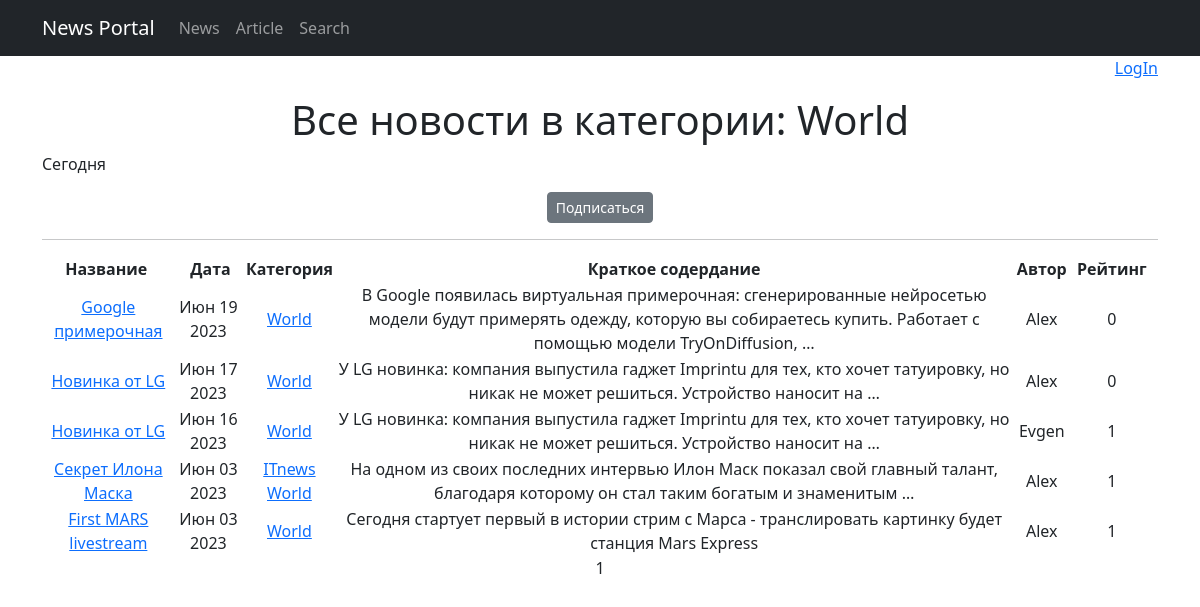
Screenshot of /categories/1 with the database file from the repository.
### news/models.py (models this page shows, shortened)
class Category(models.Model):
    category = models.CharField(max_length=64, unique=True)
    subscribers = models.ManyToManyField(User, blank=True, related_name='categories')
    def __str__(self):
        return self.category

class Post(models.Model):
    postAuthor = models.ForeignKey(Author, on_delete=models.CASCADE)
    NEWS = 'NW'
    ARTICLE = 'AR'
    choose_post = (
        (NEWS, "Новость"),
        (ARTICLE, "Статья")
    )
    postType = models.CharField(max_length=2, choices=choose_post, default=NEWS)
    date_creation = models.DateTimeField(auto_now_add=True)
    postCategory = models.ManyToManyField(Category, through='PostCategory')
    title = models.CharField(max_length=128)
    text = models.TextField()
    rating = models.SmallIntegerField(default=0)
    def get_absolute_url(self):
        return reverse('news_detail', args=[str(self.id)])

class Author(models.Model):
    authorUser = models.OneToOneField(User, on_delete=models.CASCADE)
    rating = models.SmallIntegerField(default=0)

### news/views.py (the view)
# urls.py: path('categories/<int:pk>', Category_List_View.as_view(), name='category_list'),
class Category_List_View(ListView):
    model = Post
    template_name = 'news/category_news.html'
    context_object_name = 'category_news'
    paginate_by = 10
    def get_queryset(self):
        self.category = get_object_or_404(Category, id=self.kwargs['pk'])
        quoryset = Post.objects.filter(postCategory=self.category).order_by('-date_creation')
        return quoryset
    def get_context_data(self, **kwargs):
        context = super().get_context_data(**kwargs)
        context['is_not_subscriber'] = self.request.user not in self.category.subscribers.all()
        context['category'] = self.category
        return context

### templates/news/category_news.html (shortened to what this page needs)
{% extends 'flatpages/default.html' %}
{% load custom_filters %}
{% load custom_tegs %}
{% block content %}
{% if is_author %}
    <p style="text-align: right;">Вы вошли как автор: {{ request.user.username }}</p>
    <p style="text-align: right;"><a href="{% url 'logout' %}">LogOut</a> </p>
{% elif is_authent and not is_author %}
    <p style="text-align: right;">Вы вошли как пользователь: {{ request.user.username }}</p>
    <p style="text-align: right;"><a href="{% url 'logout' %}">LogOut</a> </p>
{% else %}
    <p style="text-align: right;">
    <a href="http://127.0.0.1:8000/accounts/login">LogIn</a>
    </p>
{% endif %}
<h1 xmlns="http://www.w3.org/1999/html">Все новости в категории: {{ category }}</h1>
   <p style="text-align: left;">Сегодня {{ time_now|date:'M d Y' }}</p>
{% if is_not_subscriber %}
<p class="text-center"><a href="{% url 'subscribe' category.id %}" class="btn btn-secondary btn-sm">Подписаться</a></p>
{% else %}
<p class="text-center"><a href="{% url 'unsubscribe' category.id %}" class="btn btn-secondary btn-sm">Oтписаться</a></p>
{% endif %}
   <hr>
    {% if category_news %}
        <table>
            <tr>
                <th>Название&nbsp;</th>
                <th>&nbsp;Дата</th>
                <th>Категория</th>
                <th>&nbsp;Краткое содердание&nbsp;</th>
                <th>&nbsp;Автор&nbsp;</th>
                <th>&nbsp;Рейтинг&nbsp;</th>
            </tr>
            {% for news in category_news|dictsortreversed:'date_creation' %}
            <tr>
                <td><a href="{{ news.get_absolute_url }}">{{ news.title}}</a></td>
                <td>{{ news.date_creation|date:'M d Y' }}</td>
                <td>
                    {% for c in news.postCategory.all %}
                        <a href="{% url 'category_list' category.id %}">{{ c.category }}</a>
                    {% endfor %}
                </td>
                <td>{{ news.text|truncatewords:20 }}</td>
                <td>{{ news.postAuthor.authorUser.username }}</td>
                <td>{{ news.rating }}</td>
                <td><p>&nbsp;</p></td>
            </tr>
            {% endfor %}
        </table>
    {% else %}
       <h2>Новостей нет!</h2>
    {% endif %}
        {{ page_obj.number }}
        <p>&nbsp;</p>
{% endblock content %}

### rows the page displays
Category: category "World"
Post: title "Google примерочная", date_creation "Июн 19 2023", text "В Google появилась виртуальная примерочная: сгенерированные нейросетью модели будут примерять одежду, которую вы собираетесь купить. Работает с помощью модели TryOnDiffusion, …", postAuthor.authorUser.username "Alex", rating "0"
Post: title "Новинка от LG", date_creation "Июн 17 2023", text "У LG новинка: компания выпустила гаджет Imprintu для тех, кто хочет татуировку, но никак не может решиться. Устройство наносит на …", postAuthor.authorUser.username "Alex", rating "0"
Post: title "Новинка от LG", date_creation "Июн 16 2023", text "У LG новинка: компания выпустила гаджет Imprintu для тех, кто хочет татуировку, но никак не может решиться. Устройство наносит на …", postAuthor.authorUser.username "Evgen", rating "1"
Post: title "Секрет Илона Маска", date_creation "Июн 03 2023", text "На одном из своих последних интервью Илон Маск показал свой главный талант, благодаря которому он стал таким богатым и знаменитым …", postAuthor.authorUser.username "Alex", rating "1"
Category: category "ITnews"
Post: title "First MARS livestream", date_creation "Июн 03 2023", text "Сегодня стартует первый в истории стрим с Марса - транслировать картинку будет станция Mars Express", postAuthor.authorUser.username "Alex", rating "1"

### other values shown
{{ page_obj.number }} "1"
